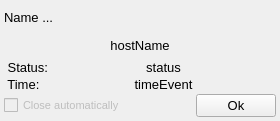
<?xml version="1.0" encoding="UTF-8"?>
<ui version="4.0">
 <class>InformationWindowClass</class>
 <widget class="QWidget" name="InformationWindowClass">
  <property name="geometry">
   <rect>
    <x>0</x>
    <y>0</y>
    <width>280</width>
    <height>121</height>
   </rect>
  </property>
  <property name="minimumSize">
   <size>
    <width>280</width>
    <height>121</height>
   </size>
  </property>
  <property name="maximumSize">
   <size>
    <width>280</width>
    <height>121</height>
   </size>
  </property>
  <property name="font">
   <font>
    <pointsize>10</pointsize>
    <weight>50</weight>
    <bold>false</bold>
   </font>
  </property>
  <property name="windowTitle">
   <string>InformationWindow</string>
  </property>
  <property name="autoFillBackground">
   <bool>true</bool>
  </property>
  <layout class="QVBoxLayout" name="verticalLayout_3">
   <property name="spacing">
    <number>2</number>
   </property>
   <property name="margin">
    <number>4</number>
   </property>
   <item>
    <widget class="QLabel" name="lbObjectName">
     <property name="text">
      <string>Name ...</string>
     </property>
    </widget>
   </item>
   <item>
    <widget class="QLabel" name="lbHostLink">
     <property name="text">
      <string>hostName</string>
     </property>
     <property name="scaledContents">
      <bool>false</bool>
     </property>
     <property name="alignment">
      <set>Qt::AlignCenter</set>
     </property>
     <property name="openExternalLinks">
      <bool>true</bool>
     </property>
    </widget>
   </item>
   <item>
    <layout class="QHBoxLayout" name="horizontalLayout">
     <property name="spacing">
      <number>2</number>
     </property>
     <item>
      <layout class="QVBoxLayout" name="verticalLayout">
       <property name="spacing">
        <number>2</number>
       </property>
       <property name="sizeConstraint">
        <enum>QLayout::SetMinimumSize</enum>
       </property>
       <item>
        <widget class="QLabel" name="lbType">
         <property name="sizePolicy">
          <sizepolicy hsizetype="Minimum" vsizetype="Preferred">
           <horstretch>0</horstretch>
           <verstretch>0</verstretch>
          </sizepolicy>
         </property>
         <property name="text">
          <string> Status:</string>
         </property>
        </widget>
       </item>
       <item>
        <widget class="QLabel" name="label_2">
         <property name="sizePolicy">
          <sizepolicy hsizetype="Minimum" vsizetype="Preferred">
           <horstretch>0</horstretch>
           <verstretch>0</verstretch>
          </sizepolicy>
         </property>
         <property name="text">
          <string> Time:</string>
         </property>
        </widget>
       </item>
      </layout>
     </item>
     <item>
      <layout class="QVBoxLayout" name="verticalLayout_2">
       <property name="spacing">
        <number>2</number>
       </property>
       <item>
        <widget class="QLabel" name="lbStatus">
         <property name="sizePolicy">
          <sizepolicy hsizetype="MinimumExpanding" vsizetype="Preferred">
           <horstretch>0</horstretch>
           <verstretch>0</verstretch>
          </sizepolicy>
         </property>
         <property name="text">
          <string>status</string>
         </property>
         <property name="alignment">
          <set>Qt::AlignCenter</set>
         </property>
        </widget>
       </item>
       <item>
        <widget class="QLabel" name="lbEventTime">
         <property name="sizePolicy">
          <sizepolicy hsizetype="MinimumExpanding" vsizetype="Preferred">
           <horstretch>0</horstretch>
           <verstretch>0</verstretch>
          </sizepolicy>
         </property>
         <property name="text">
          <string>timeEvent</string>
         </property>
         <property name="scaledContents">
          <bool>false</bool>
         </property>
         <property name="alignment">
          <set>Qt::AlignCenter</set>
         </property>
        </widget>
       </item>
      </layout>
     </item>
    </layout>
   </item>
   <item>
    <layout class="QHBoxLayout" name="horizontalLayout_2">
     <item>
      <widget class="QCheckBox" name="cbAutoClose">
       <property name="enabled">
        <bool>false</bool>
       </property>
       <property name="sizePolicy">
        <sizepolicy hsizetype="MinimumExpanding" vsizetype="Fixed">
         <horstretch>0</horstretch>
         <verstretch>0</verstretch>
        </sizepolicy>
       </property>
       <property name="font">
        <font>
         <pointsize>8</pointsize>
        </font>
       </property>
       <property name="locale">
        <locale language="Russian" country="RussianFederation"/>
       </property>
       <property name="text">
        <string>Close automatically</string>
       </property>
      </widget>
     </item>
     <item>
      <widget class="QPushButton" name="closeButton">
       <property name="sizePolicy">
        <sizepolicy hsizetype="Minimum" vsizetype="Fixed">
         <horstretch>0</horstretch>
         <verstretch>0</verstretch>
        </sizepolicy>
       </property>
       <property name="text">
        <string>Ok</string>
       </property>
       <property name="default">
        <bool>false</bool>
       </property>
      </widget>
     </item>
    </layout>
   </item>
  </layout>
 </widget>
 <layoutdefault spacing="6" margin="11"/>
 <resources/>
 <connections>
  <connection>
   <sender>closeButton</sender>
   <signal>clicked()</signal>
   <receiver>InformationWindowClass</receiver>
   <slot>close()</slot>
   <hints>
    <hint type="sourcelabel">
     <x>137</x>
     <y>91</y>
    </hint>
    <hint type="destinationlabel">
     <x>139</x>
     <y>53</y>
    </hint>
   </hints>
  </connection>
 </connections>
</ui>
